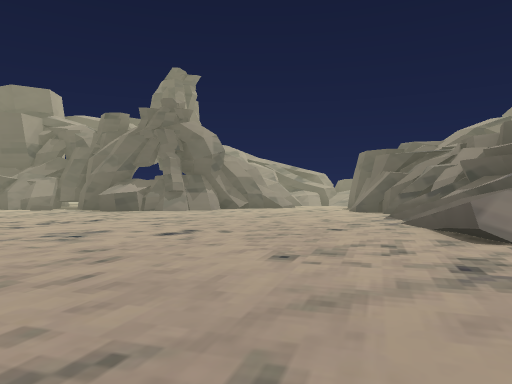
view 1 (above)

22 first-person views from a walk through a scene from a Unity 3-D project. The camera is 1.2 m above the floor, looks level and sees 70° across. The floor is counted in squares, 2 m on a side. Each view is taken from the middle of a square. On the plan, view 1 faces up. The plan holds only what a view shows up to about 10 squares ahead; the rest is blank. The place goes on beyond the plan. The player character is not drawn.

view 2
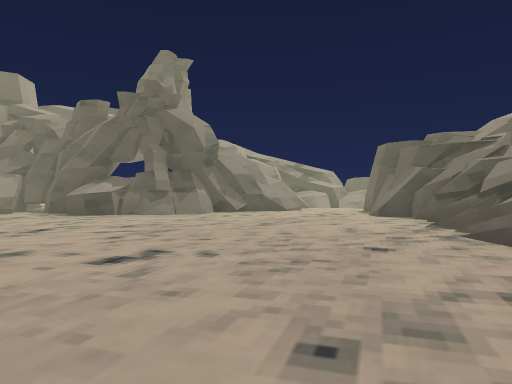

view 3
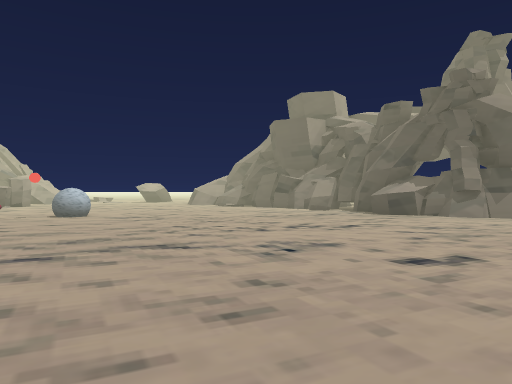

view 4
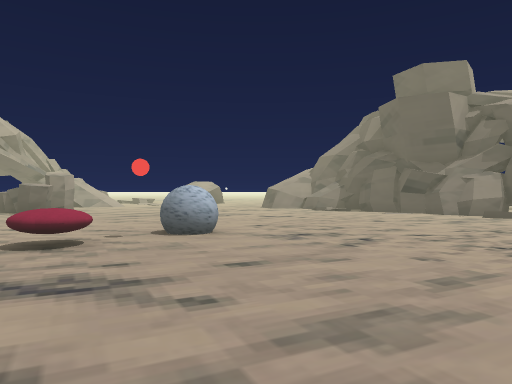

view 5
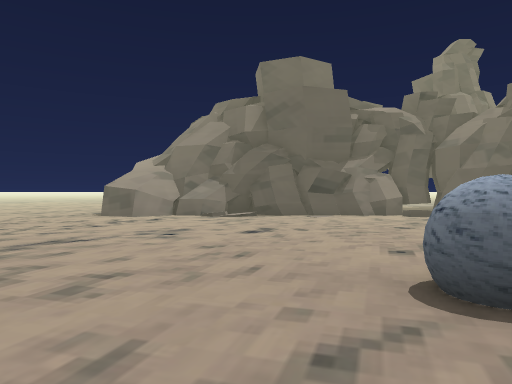

view 6
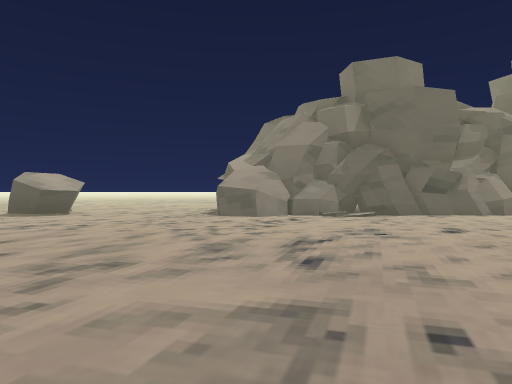

view 7
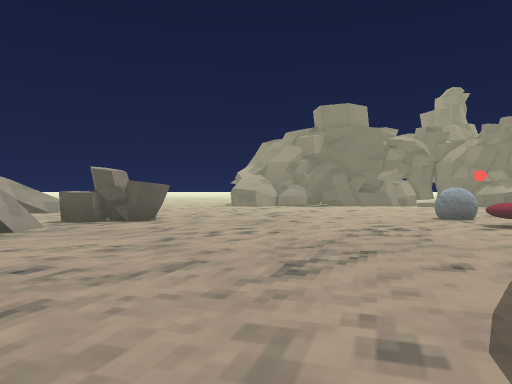

view 8
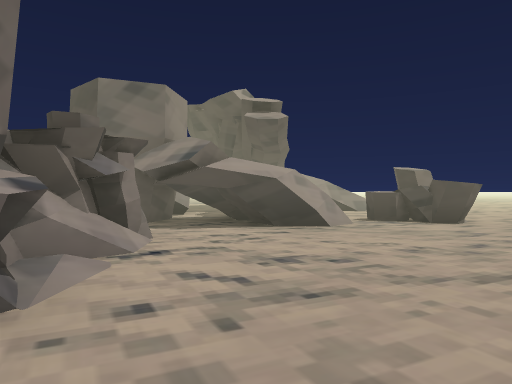

view 9
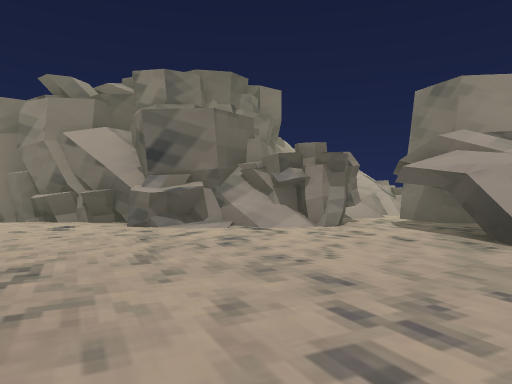

view 10
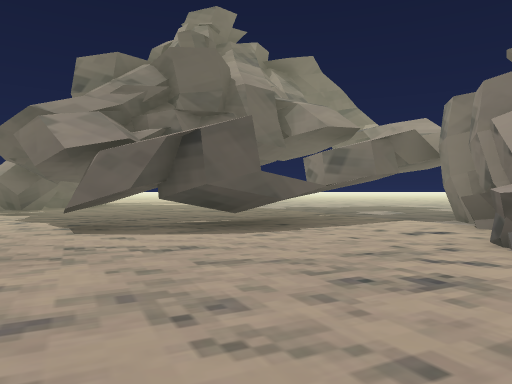

view 11
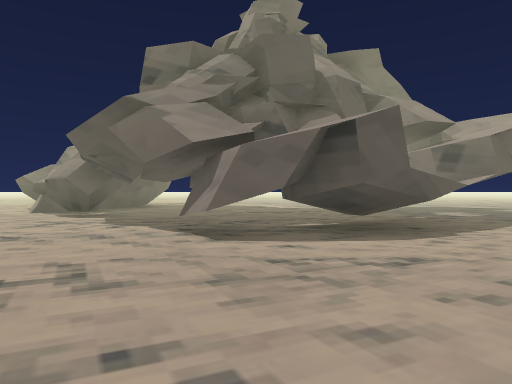

view 12
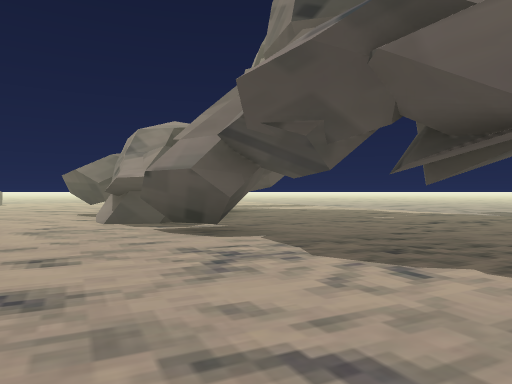

view 13
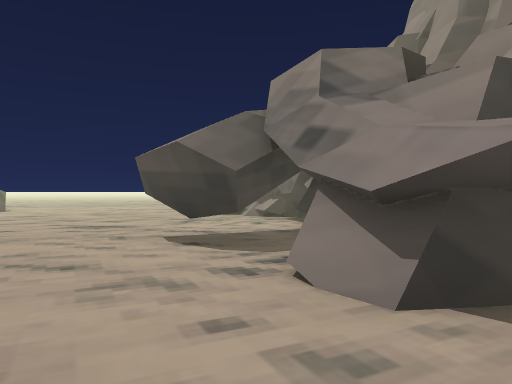

view 14
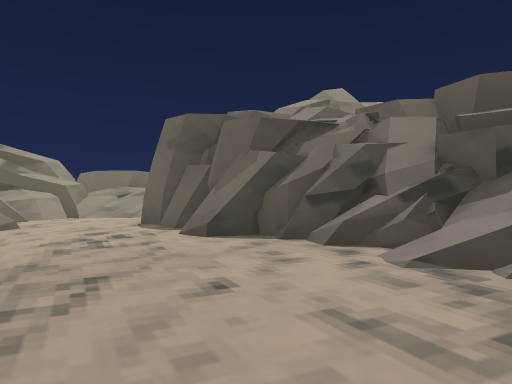

view 15
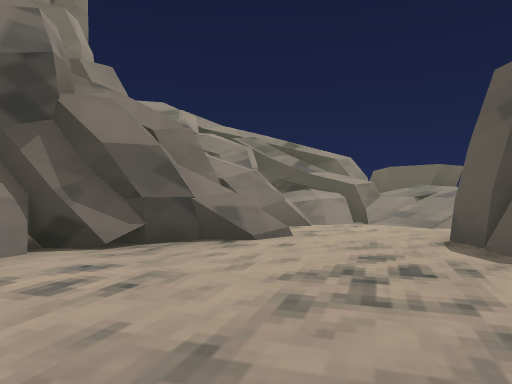

view 16
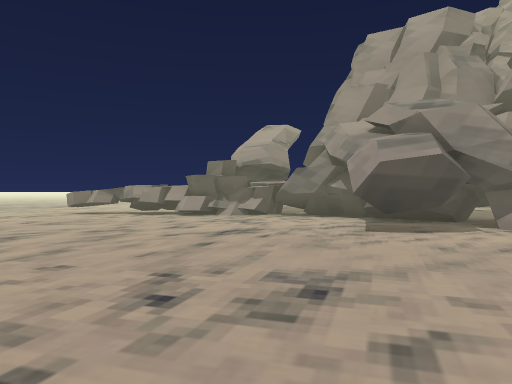

view 17
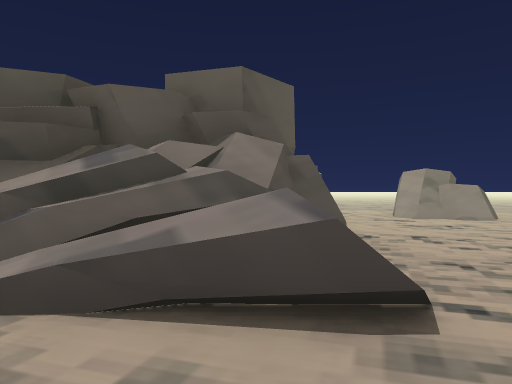

view 18
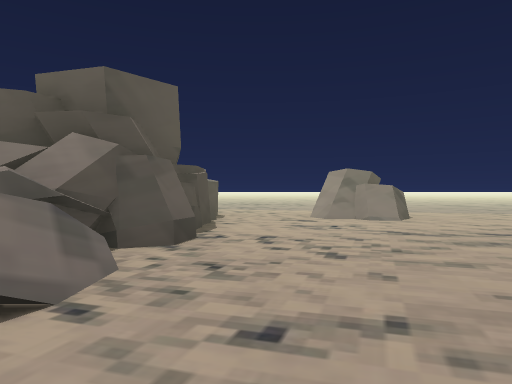

view 19
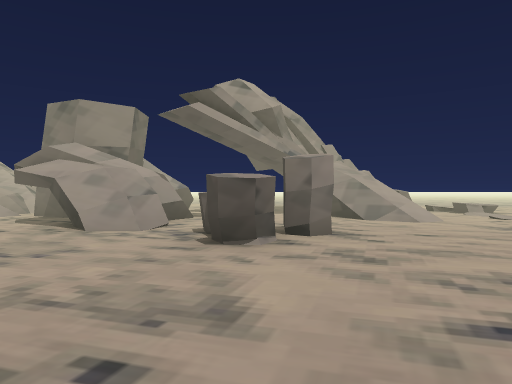

view 20
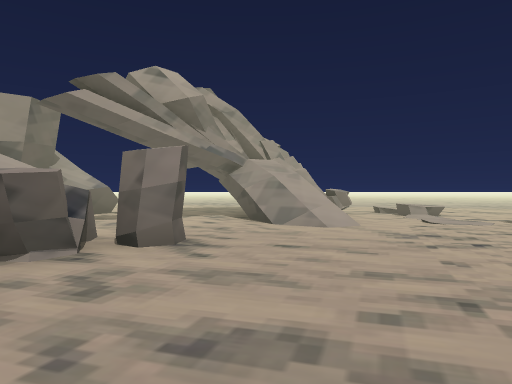

view 21
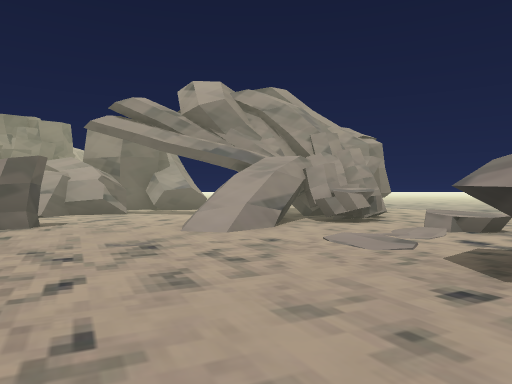

view 22
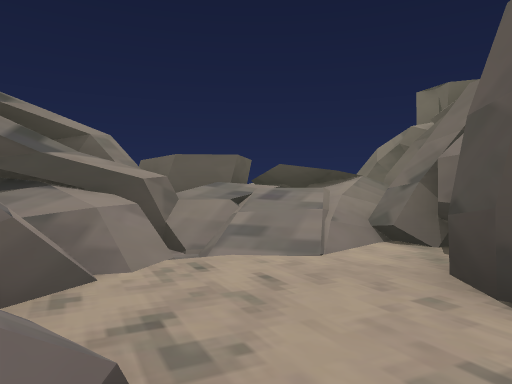

### Floor plan
Key: @ floor where view 1 was taken; # wall or solid block; x gap in a wall; . main floor; : floor 0.5 m higher than the main floor; / step, stairs or slope; = window, fence, low wall or low ledge; ^ raised ledge; T thing the floor can be seen under or through; O other object.
Columns run from 22 left of view 1 to 6 right of it. Each row starts with its distance up from view 1.
 19                          ###^
 18                         ###^/
 17                        #=#///
 16                       =#=////
 15                       #=..//#
 14                      ##=..###
 13 ..##...###########  ##....#
 12 ..##....#.=..../.####.....#
 11 =........................:#
 10 ..........................##
  9 ^./.......................##
  8 #//....................../###
  7 ///....................../###
  6 .....#.................../=#
  5 ....###.....O............/=##
  4  ...##...................//##
  3 ..###........................
  2 #####........................
  1  ###.........................
  0  #.........T....####..@......
 -1  =###.....TTT.#x#######......
 -2    ##....TTT..#..#.### ......
 -3    ####..TT^.......###.......
 -4       #..^ ......... ###.....
 -5       #^.##........    #####^
 -6        #.. .. ....
 -7        #....  ...
 -8         ...   ..
 -9         ..

Where each view was taken, in squares from view 1:
view 1: 0 up, 0 right, facing up
view 2: 2 up, 0 right, facing up
view 3: 2 up, 0 right, facing up-left
view 4: 2 up, 5 left, facing up-left
view 5: 3 up, 11 left, facing up
view 6: 3 up, 14 left, facing up
view 7: 3 down, 14 left, facing up
view 8: 3 down, 14 left, facing up-left
view 9: 3 up, 13 left, facing down-left
view 10: 2 up, 17 left, facing down-right
view 11: 3 up, 15 left, facing down-right
view 12: 3 up, 10 left, facing down-right
view 13: 2 up, 4 left, facing down-right
view 14: 7 up, 0 right, facing up-right
view 15: 9 up, 1 right, facing up
view 16: 5 up, 2 right, facing down
view 17: 5 up, 1 right, facing right
view 18: 3 up, 1 right, facing right
view 19: 5 up, 12 left, facing left
view 20: 7 up, 13 left, facing left
view 21: 13 up, 16 left, facing down-left
view 22: 13 up, 1 right, facing up-right
